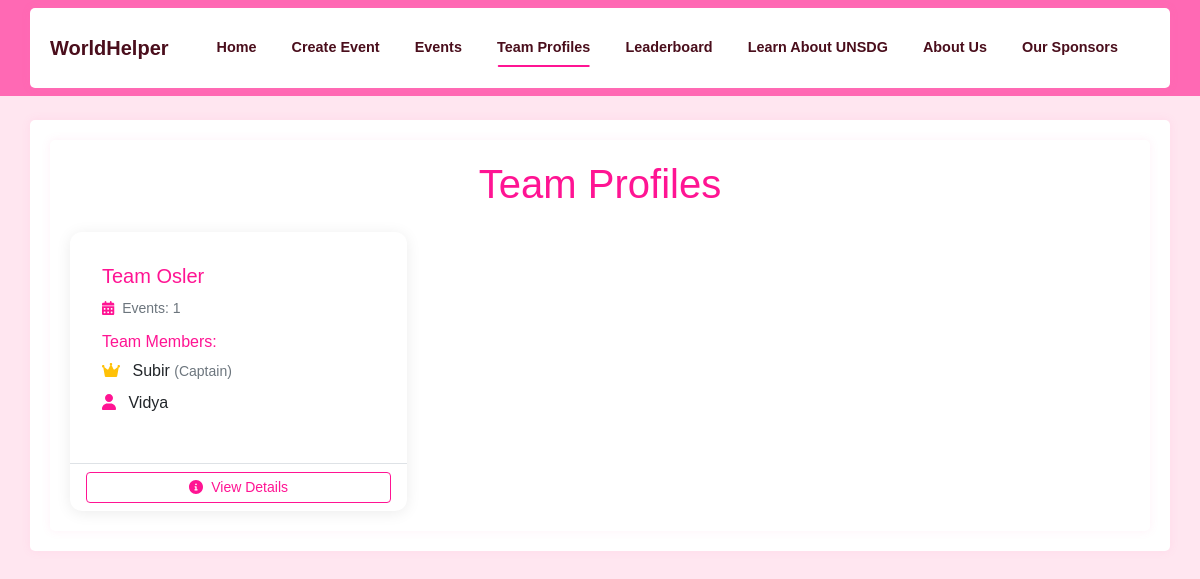
Page /team_profiles on the committed database.
### app/models.py (models this page shows, shortened)
class Team(db.Model):
    id = db.Column(db.Integer, primary_key=True)
    team_phrase = db.Column(db.String(100), nullable=False)
    name = db.Column(db.String(64), nullable=False)
    members = db.relationship('TeamMember', backref='team', lazy='dynamic',
                            cascade='all, delete-orphan')
    events = db.relationship('Event', backref='team', lazy='dynamic',
                           cascade='all, delete-orphan')
    bingo_card = db.relationship('BingoCard', backref='team', uselist=False,
                                cascade='all, delete-orphan')
    created_at = db.Column(db.DateTime, default=datetime.utcnow)

class TeamMember(db.Model):
    id = db.Column(db.Integer, primary_key=True)
    name = db.Column(db.String(64), nullable=False)
    team_id = db.Column(db.Integer, db.ForeignKey('team.id', ondelete='CASCADE'), nullable=False)
    is_captain = db.Column(db.Boolean, default=False)
    __table_args__ = (
        db.UniqueConstraint('team_id', 'name', name='unique_member_per_team'),
    )

### app/main/routes.py (the view)
@bp.route('/team_profiles')
def team_profiles():
    teams = db.session.query(Team, func.count(Event.id).label('event_count')) \
        .outerjoin(Event) \
        .group_by(Team.id) \
        .order_by(Team.name) \
        .all()
    return render_template('team_profiles.html', teams=teams)

### app/main/routes.py (called while the page is built)
@bp.context_processor
def utility_processor():
    return dict(SDG_DESCRIPTIONS=SDG_DESCRIPTIONS)

### app/templates/team_profiles.html (shortened to what this page needs)
{% extends "base.html" %}
{% block content %}
<div class="container">
    <h1 class="text-center mb-4 theme-pink">Team Profiles</h1>
    <div class="row row-cols-1 row-cols-md-2 row-cols-lg-3 g-4">
        {% for team, event_count in teams %}
        <div class="col">
            <div class="card h-100">
                <div class="card-body">
                    <h5 class="card-title theme-pink">{{ team.name }}</h5>
                    <div class="mb-3">
                        <small class="text-muted">
                            <i class="fas fa-calendar-alt me-1 theme-pink"></i>
                            Events: {{ event_count }}
                        </small>
                    </div>
                    <h6 class="card-subtitle mb-2 theme-pink">Team Members:</h6>
                    <ul class="list-unstyled">
                        {% for member in team.members %}
                        <li class="mb-2">
                            <i class="fas {% if member.is_captain %}fa-crown text-warning{% else %}fa-user text-pink{% endif %} me-2"></i>
                            {{ member.name }}
                            {% if member.is_captain %}
                            <small class="text-muted">(Captain)</small>
                            {% endif %}
                        </li>
                        {% endfor %}
                    </ul>
                </div>
                <div class="card-footer bg-transparent border-top">
                    <a href="{{ url_for('main.team', team_id=team.id) }}"
                       class="btn btn-outline-pink btn-sm w-100">
                        <i class="fas fa-info-circle me-1"></i> View Details
                    </a>
                </div>
            </div>
        </div>
        {% endfor %}
    </div>
</div>
{% endblock %}

### app/static/css/custom.css (style rules this page uses)
:root { --pink-primary: #FF1493; --pink-secondary: #FF69B4; --pink-light: #FFE6F0; --pink-border: #FFCCE6; --pink-hover: #FF1493; --pink-dark: #4a0e1c; }
body { font-family: 'Arial', sans-serif; background-color: var(--pink-light); }
.container { background-color: #ffffff; border-radius: 5px; padding: 20px; box-shadow: 0 0 10px rgba(255, 105, 180, 0.1); }
h1, .world-helper-title { color: var(--pink-primary); margin-bottom: 20px; }
.text-pink { color: var(--pink-primary) !important; }
.btn-outline-pink { color: var(--pink-secondary); border-color: var(--pink-secondary); }
.theme-pink { color: var(--pink-primary); }
.card { border: 2px solid var(--pink-border); border-radius: 12px; box-shadow: 0 4px 6px rgba(0, 0, 0, 0.1); overflow: hidden; }
.card-body { padding: 2rem; }
.card { border: none; box-shadow: 0 2px 15px rgba(0,0,0,0.08); transition: transform 0.2s ease; }
.btn-outline-pink { border-color: var(--pink-primary); color: var(--pink-primary); transition: all 0.3s ease; }

### rows in the picture
Team: name "Team Osler", id "1"
TeamMember: is_captain True (drawn), name "Subir"
TeamMember: is_captain False (drawn), name "Vidya"
